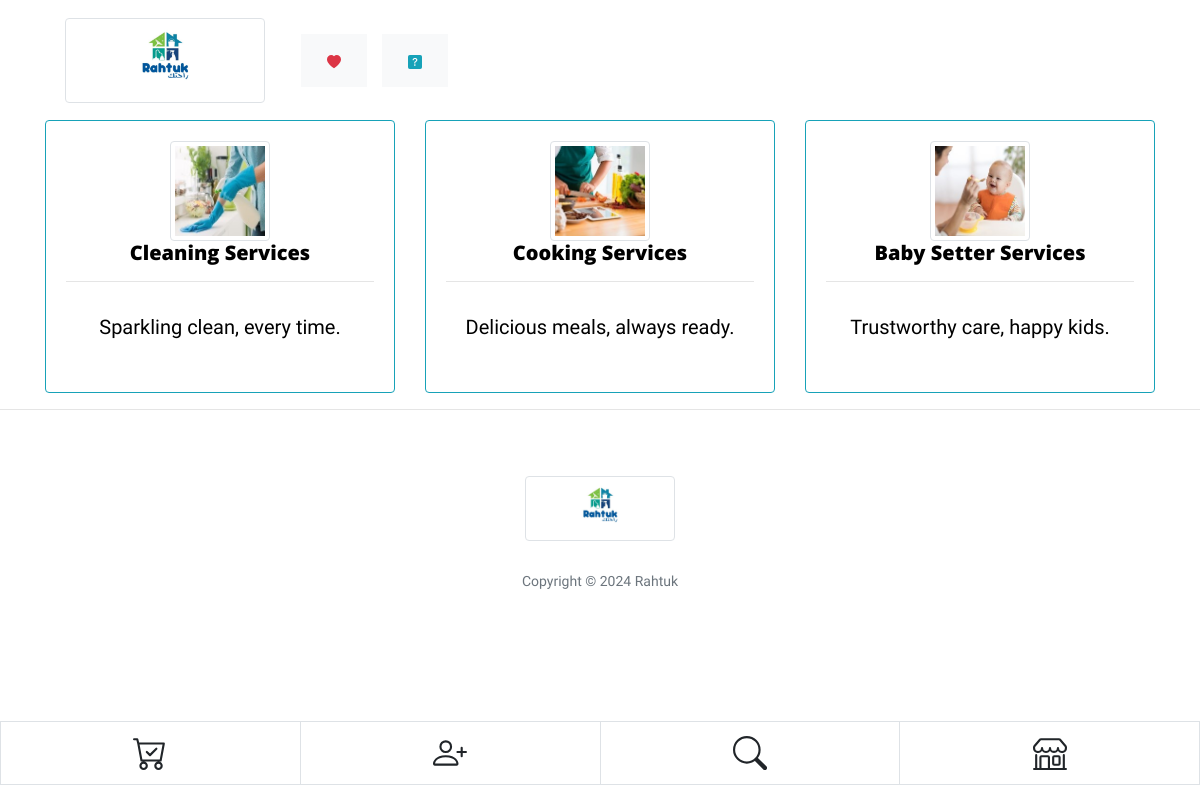
The page / on the database its author committed.
### tables this page shows
CREATE TABLE `categoryies` (
  `id` int(11) NOT NULL,
  `order` int(11) NOT NULL,
  `title` varchar(50) NOT NULL,
  `description` text NOT NULL,
  `image_url` text NOT NULL
);

### Mobile_Detect.php (called while the page is built, shortened)
<?php
class Mobile_Detect
{
    protected $userAgent = null;
    protected $httpHeaders = array();
    protected $detectionType = self::DETECTION_TYPE_MOBILE;
    protected static $mobileHeaders = array(
            'HTTP_ACCEPT'                  => array('matches' => array(
                                                                        'application/x-obml2d',
                                                                        'application/vnd.rim.html',
                                                                        'text/vnd.wap.wml',
                                                                        'application/vnd.wap.xhtml+xml'
                                            )),
            'HTTP_X_WAP_PROFILE'           => null,
            'HTTP_X_WAP_CLIENTID'          => null,
            'HTTP_WAP_CONNECTION'          => null,
            'HTTP_PROFILE'                 => null,
            'HTTP_X_OPERAMINI_PHONE_UA'    => null,
            'HTTP_X_NOKIA_GATEWAY_ID'      => null,
            'HTTP_X_ORANGE_ID'             => null,
            'HTTP_X_VODAFONE_3GPDPCONTEXT' => null,
            'HTTP_X_HUAWEI_USERID'         => null,
            'HTTP_UA_OS'                   => null,
            'HTTP_X_MOBILE_GATEWAY'        => null,
            'HTTP_X_ATT_DEVICEID'          => null,
            'HTTP_UA_CPU'                  => array('matches' => array('ARM')),
    );
    protected static $operatingSystems = array(
        'AndroidOS'         => 'Android',
        'BlackBerryOS'      => 'blackberry|\bBB10\b|rim tablet os',
        'PalmOS'            => 'PalmOS|avantgo|blazer|elaine|hiptop|palm|plucker|xiino',
        'SymbianOS'         => 'Symbian|SymbOS|Series60|Series40|SYB-[0-9]+|\bS60\b',
        'WindowsMobileOS'   => 'Windows CE.*(PPC|Smartphone|Mobile|[0-9]{3}x[0-9]{3})|Windows Mobile|Windows Phone [0-9.]+|WCE;',
        'WindowsPhoneOS'   => 'Windows Phone 10.0|Windows Phone 8.1|Windows Phone 8.0|Windows Phone OS|XBLWP7|ZuneWP7|Windows NT 6.[23]; ARM;',
        'iOS'               => '\biPhone.*Mobile|\biPod|\biPad|AppleCoreMedia',
        'iPadOS' => 'CPU OS 13',
        'MeeGoOS'           => 'MeeGo',
        'MaemoOS'           => 'Maemo',
        'JavaOS'            => 'J2ME/|\bMIDP\b|\bCLDC\b',
        'webOS'             => 'webOS|hpwOS',
        'badaOS'            => '\bBada\b',
        'BREWOS'            => 'BREW',
    );
    protected static $browsers = array(
        'Chrome'          => '\bCrMo\b|CriOS|Android.*Chrome/[.0-9]* (Mobile)?',
        'Dolfin'          => '\bDolfin\b',
        'Opera'           => 'Opera.*Mini|Opera.*Mobi|Android.*Opera|Mobile.*OPR/[0-9.]+$|Coast/[0-9.]+',
        'Skyfire'         => 'Skyfire',
        'Edge'             => 'Mobile Safari/[.0-9]* Edge',
        'IE'              => 'IEMobile|MSIEMobile',
        'Firefox'         => 'fennec|firefox.*maemo|(Mobile|Tablet).*Firefox|Firefox.*Mobile|FxiOS',
        'Bolt'            => 'bolt',
        'TeaShark'        => 'teashark',
        'Blazer'          => 'Blazer',
        'Safari'          => 'Version.*Mobile.*Safari|Safari.*Mobile|MobileSafari',
        'WeChat'          => '\bMicroMessenger\b',
        'UCBrowser'       => 'UC.*Browser|UCWEB',
        'baiduboxapp'     => 'baiduboxapp',
        'baidubrowser'    => 'baidubrowser',
        'DiigoBrowser'    => 'DiigoBrowser',
        'Mercury'          => '\bMercury\b',
        'ObigoBrowser' => 'Obigo',
        'NetFront' => 'NF-Browser',
        'GenericBrowser'  => 'NokiaBrowser|OviBrowser|OneBrowser|TwonkyBeamBrowser|SEMC.*Browser|FlyFlow|Minimo|NetFront|Novarra-Vision|MQQBrowser|MicroMessenger',
        'PaleMoon'        => 'Android.*PaleMoon|Mobile.*PaleMoon',
    );
    protected static $uaHttpHeaders = array(
        'HTTP_USER_AGENT',
        'HTTP_X_OPERAMINI_PHONE_UA',
        'HTTP_X_DEVICE_USER_AGENT',
        'HTTP_X_ORIGINAL_USER_AGENT',
        'HTTP_X_SKYFIRE_PHONE',
        'HTTP_X_BOLT_PHONE_UA',
        'HTTP_DEVICE_STOCK_UA',
        'HTTP_X_UCBROWSER_DEVICE_UA'
    );
    public function setHttpHeaders($httpHeaders = null)
    {
        if (!is_array($httpHeaders) || !count($httpHeaders)) {
            $httpHeaders = $_SERVER;
        }
        $this->httpHeaders = array();
        foreach ($httpHeaders as $key => $value) {
            if (substr($key, 0, 5) === 'HTTP_') {
                $this->httpHeaders[$key] = $value;
            }
        }
    }
    public function getMobileHeaders()
    {
        return self::$mobileHeaders;
    }
    public function getUaHttpHeaders()
    {
        return self::$uaHttpHeaders;
    }
    public function setCfHeaders($cfHeaders = null) {
        $response = false;
        return $response;
    }
    private function prepareUserAgent($userAgent) {
        $userAgent = trim($userAgent);
        $userAgent = substr($userAgent, 0, 500);
        return $userAgent;
    }
    public function setUserAgent($userAgent = null)
    {
        if (false === empty($userAgent)) {
            return $this->userAgent = $this->prepareUserAgent($userAgent);
        } else {
            $this->userAgent = null;
            foreach ($this->getUaHttpHeaders() as $altHeader) {
                if (false === empty($this->httpHeaders[$altHeader])) {
                    $this->userAgent .= $this->httpHeaders[$altHeader] . " ";
                }
            }
            if (!empty($this->userAgent)) {
                return $this->userAgent = $this->prepareUserAgent($this->userAgent);
            }
        }
        return $this->userAgent = null;
    }
    public function getUserAgent()
    {
        return $this->userAgent;
    }
    public function setDetectionType($type = null)
    {
        $this->detectionType = $type;
    }
    public static function getMobileDetectionRules()
    {
        static $rules;
        if (!$rules) {
            $rules = array_merge(
                self::$phoneDevices,
                self::$tabletDevices,
                self::$operatingSystems,
                self::$browsers
            );
        }
        return $rules;
    }
    public function getRules()
    {
        if ($this->detectionType == self::DETECTION_TYPE_EXTENDED) {
            return self::getMobileDetectionRulesExtended();
        } else {
            return self::getMobileDetectionRules();
        }
    }
    public function checkHttpHeadersForMobile()
    {
        foreach ($this->getMobileHeaders() as $mobileHeader => $matchType) {
            if (isset($this->httpHeaders[$mobileHeader])) {
                if (is_array($matchType['matches'])) {
                    return false;
                } else {
                    return true;
                }
            }
        }
        return false;
    }
    protected function matchDetectionRulesAgainstUA($userAgent = null)
    {
        return false;
    }
    public function isMobile($userAgent = null, $httpHeaders = null)
    {
        if ($this->checkHttpHeadersForMobile()) {
            return true;
        } else {
            return $this->matchDetectionRulesAgainstUA();
        }
    }
    public function match($regex, $userAgent = null)
    {
        $match = (bool) preg_match(sprintf('#%s#is', $regex), (false === empty($userAgent) ? $userAgent : $this->userAgent), $matches);
        return $match;
    }
}

### index.php (the view, shortened to what this page needs)
<!DOCTYPE html>
<html lang="en" dir="ltr">
<head>
  <link href="vendor/bootstrap/css/bootstrap.min.css" rel="stylesheet">
  <link href="vendor/fontawesome-free/css/all.min.css" rel="stylesheet" type="text/css">
  <link href="css/clean-blog.min.css" rel="stylesheet">
<link href="https://maxcdn.bootstrapcdn.com/font-awesome/4.6.3/css/font-awesome.min.css" rel="stylesheet">
<?php
include('session.php');
require_once 'Mobile_Detect.php';
$detect = new Mobile_Detect;
if ( $detect->isMobile() ) {
 $mobile_phone_de=true;
}else{
	$mobile_phone_de=false;
}
$user_check = $_SESSION['login_user'];
    $ses_sql = mysqli_query($conn,"select * from users where email = '$user_check' ");
    $row = mysqli_fetch_array($ses_sql,MYSQLI_ASSOC);
    $name= $row['name'];
?>
<link rel="stylesheet" href="control/chosen_v1.8.7/docsupport/prism.css">
  <link rel="stylesheet" href="control/chosen_v1.8.7/chosen.css">
</head>
<body id="page-top">
  <nav class="navbar navbar-expand-lg navbar-light fixed-top" id="mainNav">
    <div class="container">
      <a class="navbar-brand" href="index.php"><img src="img/icon.png" class="img-thumbnail" width="200" height="200" /></a>
	<div class="btn-group ml-auto mr-lg-0" role="group" aria-label="Basic example">
	  	  <a class="btn btn-light mr-3" align="right"  aria-expanded="false" aria-label="Toggle navigation"
		  data-toggle="modal" data-target="#mylikekist" data-dismiss="modal"
		  >
			  <svg xmlns="http://www.w3.org/2000/svg" width="1em" height="1em" fill="currentColor" class="bi bi-heart-fill text-danger" viewBox="0 0 16 16">
  <path fill-rule="evenodd" d="M8 1.314C12.438-3.248 23.534 4.735 8 15-7.534 4.736 3.562-3.248 8 1.314z"/>
</svg>
			 </a>
			 				<a class="btn btn-light" align="right"   data-toggle="modal" data-target="#about" data-dismiss="modal" aria-expanded="false" aria-label="Toggle navigation">
	 </a>
	 </div>
      <div class="collapse navbar-collapse"  dir="ltr" id="navbarResponsive" style="display:none;">
        <ul class="navbar-nav ml-auto bg-white text-danger"
		style="padding: 5px;color: green;
		 border: 2px solid white;
         border-radius: 12px;
		" >
        </ul>
      </div>
    </div>
  </nav>
   <header>
 <br>
   <br>
   <br>
  </header>
   <div class="container">
        <div class="row">
            <div class="col-md-12">
	<?php
$show_offer="SELECT * FROM `categoryies`  ORDER BY `order`";
	?>
	<?php
$showofeer_res=mysqli_query($conn,$show_offer);
$offer_num=mysqli_num_rows($showofeer_res);
if(empty($offer_num)){
	echo
	"<br><center><h4 class='text-danger' dir='ltr' style='font-family: 'Tajawal', sans-serif;'>Sorry, there are no services for this selection.</h4></center>";
}else{
if($mobile_phone_de == true){
		echo '
      <div class="row d-flex justify-content-center text-center">
	  <div class="col-md-12 d-flex justify-content-center text-center">
      <div class="row d-flex justify-content-center text-center">
	';
}else{
	echo '<div class="row d-flex ">';
}
	$i=1;
while($row=mysqli_fetch_array($showofeer_res, MYSQLI_ASSOC)){
$i_res=$i/2;
if(is_int($i_res)){
$bg="border-info";
}else{
	$bg="border-info";
}
    if(empty($_GET['cat'])){
	echo'
                  <div class="col-md-4" style="padding-top: 30px;">
                        <div class="card border text-center  '.$bg.'">
                            <div class="card-body">
							<a  style="text-decoration: none;color:black; " href="?cat='.$row['id'].'&is='.$row['title'].'"><div>
                                  <img style="width:100px;height:100px;object-fit:cover;" class="img-thumbnail" src="photo_gallery/'.$row['image_url'].'"></br>
                                <h5   style="font-family: "Tajawal", sans-serif;"><b>'.$row['title'].'</b></h5><hr>
                                <p dir="ltr" style="text-justify">'.$row['description'].'</p>
								</div></a>
                            </div>
                        </div>
                    </div>
	';
}
	$i++;
}
}
echo '</div>';
echo '</div>';
echo '</div>';
?>
            </div>
  <hr>
  <footer>
    <div class="container">
      <div class="row">
        <div class="col-lg-8 col-md-10 mx-auto">
          <center><a href='index.php'><img src="img/icon.png" class="img-thumbnail" width="150" height="150" /></a></center>
          <p class="copyright text-muted">Copyright &copy; <?php echo date("Y"); ?> Rahtuk</p>
        </div>
      </div>
    </div>
	<br>
	<br>
	<br>
	<br>
<div class="navbare" style="
  padding-top: 0px;
  padding-bottom: 15px;
  z-index: 1;
">
<div class="btn-group special" role="group" aria-label="...">
  <a class="btn btn-default border" href="#" data-toggle="modal" data-target="#myModal" >
  <svg width="2em" height="2em" viewBox="0 0 16 16" class="bi bi-cart-check <?php
if($cart_include){
	echo"text-success";
}
  ?>" fill="currentColor" xmlns="http://www.w3.org/2000/svg">
  <path fill-rule="evenodd" d="M0 1.5A.5.5 0 0 1 .5 1H2a.5.5 0 0 1 .485.379L2.89 3H14.5a.5.5 0 0 1 .491.592l-1.5 8A.5.5 0 0 1 13 12H4a.5.5 0 0 1-.491-.408L2.01 3.607 1.61 2H.5a.5.5 0 0 1-.5-.5zM3.102 4l1.313 7h8.17l1.313-7H3.102zM5 12a2 2 0 1 0 0 4 2 2 0 0 0 0-4zm7 0a2 2 0 1 0 0 4 2 2 0 0 0 0-4zm-7 1a1 1 0 1 0 0 2 1 1 0 0 0 0-2zm7 0a1 1 0 1 0 0 2 1 1 0 0 0 0-2z"/>
  <path fill-rule="evenodd" d="M11.354 5.646a.5.5 0 0 1 0 .708l-3 3a.5.5 0 0 1-.708 0l-1.5-1.5a.5.5 0 1 1 .708-.708L8 8.293l2.646-2.647a.5.5 0 0 1 .708 0z"/>
</svg>
</a>
  <?php
  if(!empty($name)){
	  	   echo'   <a class="btn btn-default border" href="customer.php?booking=show">
		    <svg width="2em" height="2em" viewBox="0 0 16 16" class="bi bi-person-check text-success" fill="currentColor" xmlns="http://www.w3.org/2000/svg">
  <path fill-rule="evenodd" d="M8 5a2 2 0 1 1-4 0 2 2 0 0 1 4 0zM6 8a3 3 0 1 0 0-6 3 3 0 0 0 0 6zm6 5c0 1-1 1-1 1H1s-1 0-1-1 1-4 6-4 6 3 6 4zm-1-.004c-.001-.246-.154-.986-.832-1.664C9.516 10.68 8.289 10 6 10c-2.29 0-3.516.68-4.168 1.332-.678.678-.83 1.418-.832 1.664h10zm4.854-7.85a.5.5 0 0 1 0 .708l-3 3a.5.5 0 0 1-.708 0l-1.5-1.5a.5.5 0 0 1 .708-.708L12.5 7.793l2.646-2.647a.5.5 0 0 1 .708 0z"/>
</svg>
	</a>';
  }else{
	   echo'   <a class="btn btn-default border" href="index.php" data-toggle="modal" data-target="#myModal10">
<svg width="2em" height="2em" viewBox="0 0 16 16" class="bi bi-person-plus" fill="currentColor" xmlns="http://www.w3.org/2000/svg">
  <path fill-rule="evenodd" d="M8 5a2 2 0 1 1-4 0 2 2 0 0 1 4 0zM6 8a3 3 0 1 0 0-6 3 3 0 0 0 0 6zm6 5c0 1-1 1-1 1H1s-1 0-1-1 1-4 6-4 6 3 6 4zm-1-.004c-.001-.246-.154-.986-.832-1.664C9.516 10.68 8.289 10 6 10c-2.29 0-3.516.68-4.168 1.332-.678.678-.83 1.418-.832 1.664h10zM13.5 5a.5.5 0 0 1 .5.5V7h1.5a.5.5 0 0 1 0 1H14v1.5a.5.5 0 0 1-1 0V8h-1.5a.5.5 0 0 1 0-1H13V5.5a.5.5 0 0 1 .5-.5z"/>
</svg>
	</a>';
  }
  ?>
   <a class="btn btn-default border" href="#" data-toggle="modal" data-target="#searchitem">
   </a>
	 <a class="btn btn-default border" href="index.php">
</a>
</div>
</div>
  </footer>
</body>
</html>

### index.php (style rules this page uses)
p { font-family: "Tajawal", sans-serif !important; }
.btn-group.special { display: flex; }
.special .btn { flex: 1 }
* { padding:0;margin:0; }
body { font-family: 'Tajawal', sans-serif; }
.navbare { overflow: hidden; background-color: white; position: fixed; bottom: 0; width: 100%; }
.navbare a { float: left; display: block; text-align: center; padding: 14px 16px; text-decoration: none; font-size: 17px; }

### rows shown on the page
categoryies: image_url (picture), title "Cleaning Services", description "Sparkling clean, every time."
categoryies: image_url (picture), title "Cooking Services", description "Delicious meals, always ready."
categoryies: image_url (picture), title "Baby Setter Services", description "Trustworthy care, happy kids."
